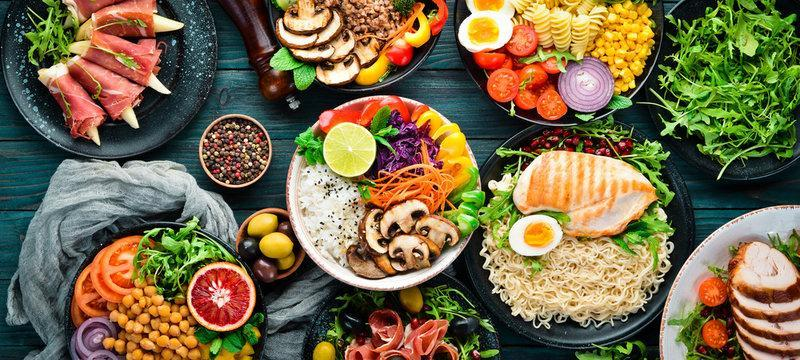
#> input picture assets/food.jpg, 800 x 360 px
$ python task1.py
#> lines starting #> are read from the running program, lines starting #| are printed output that depends on the picture; after the words box and inside, x2 and y2 are one past the last pixel; in counts of white or black regions, pixels touching at a corner belong together
import cv2
import numpy as np
import matplotlib.pyplot as plt
import os

os.makedirs("outputs", exist_ok=True)

img = cv2.imread('assets/food.jpg')
#> img is the input picture: shape (360, 800, 3); mean B, G, R 74.9, 107, 119.8
img_rgb = cv2.cvtColor(img, cv2.COLOR_BGR2RGB)

gray_avg = np.mean(img_rgb, axis=2).astype(np.uint8)
gray_weighted = (0.299 * img_rgb[:,:,0] + 0.587 * img_rgb[:,:,1] + 0.114 * img_rgb[:,:,2]).astype(np.uint8)
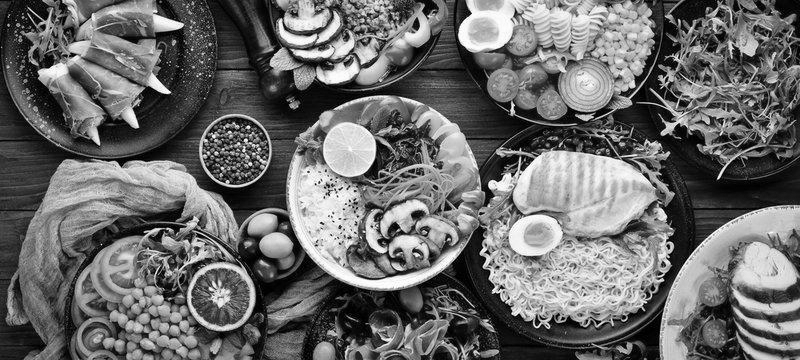
#> gray_weighted: shape (360, 800); min 0, max 255, mean 106.7
gray_cv = cv2.cvtColor(img, cv2.COLOR_BGR2GRAY)

cv2.imwrite('outputs/gray_average.jpg', gray_avg)
cv2.imwrite('outputs/gray_weighted.jpg', gray_weighted)
cv2.imwrite('outputs/gray_cv.jpg', gray_cv)

plt.figure(figsize=(12,6))
plt.subplot(1,4,1)
plt.title("Original")
plt.imshow(img_rgb)
plt.axis('off')
plt.subplot(1,4,2)
plt.title("Gray - Avg")
plt.imshow(gray_avg, cmap='gray')
plt.axis('off')
plt.subplot(1,4,3)
plt.title("Gray - Weighted")
plt.imshow(gray_weighted, cmap='gray')
plt.axis('off')
plt.subplot(1,4,4)
plt.title("Gray - cv2")
plt.imshow(gray_cv, cmap='gray')
plt.axis('off')

plt.tight_layout()
plt.savefig("outputs/gray_comparison.png")
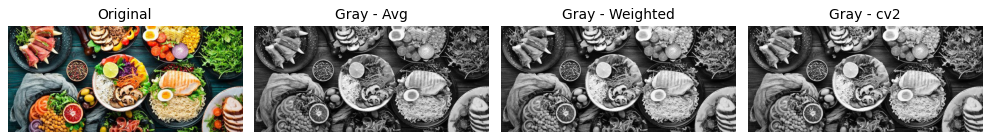
#> figure drawn by matplotlib, 4 panels
plt.show()

# ----------------------------------------------------------------------
# Subtask 2: Grayscale to Black & White (Binary Image)
# ----------------------------------------------------------------------

# Manual Thresholding
threshold_value = 128
bw_manual = (gray_cv > threshold_value).astype(np.uint8) * 255
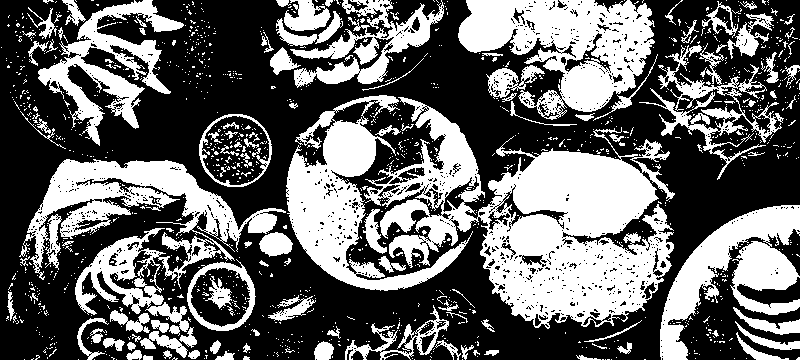
#> bw_manual: shape (360, 800); 40% white; 1325 white regions (1204 under 20 px), largest, box (x1, y1, x2, y2) and area: (364, 97, 675, 329) 31488, (19, 159, 286, 315) 14051, (458, 0, 655, 120) 12933

# Built-in using OpenCV
_, bw_cv = cv2.threshold(gray_cv, threshold_value, 255, cv2.THRESH_BINARY)

# Alternative: Adaptive Threshold
bw_adaptive = cv2.adaptiveThreshold(
    gray_cv, 255, cv2.ADAPTIVE_THRESH_MEAN_C, cv2.THRESH_BINARY, 15, 3
)
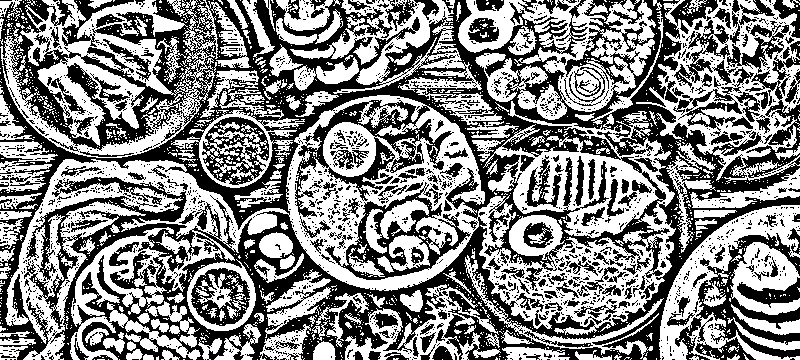
#> bw_adaptive: shape (360, 800); 52.3% white; 1968 black regions (1744 under 20 px), largest, box (x1, y1, x2, y2) and area: (0, 0, 800, 360) 96372, (675, 233, 800, 360) 4233, (325, 182, 471, 280) 3540

_, bw_otsu = cv2.threshold(gray_cv, 0, 255, cv2.THRESH_BINARY + cv2.THRESH_OTSU)
#> bw_otsu: shape (360, 800); 45.7% white; 1184 white regions (1078 under 20 px), largest, box (x1, y1, x2, y2) and area: (6, 95, 675, 360) 66687, (458, 0, 659, 121) 15586, (659, 205, 800, 360) 9776
cv2.imwrite('outputs/bw_otsu.jpg', bw_otsu)


# Save all binary images
cv2.imwrite('outputs/bw_manual.jpg', bw_manual)
cv2.imwrite('outputs/bw_cv.jpg', bw_cv)
cv2.imwrite('outputs/bw_adaptive.jpg', bw_adaptive)

# Display all
plt.figure(figsize=(15,6))

plt.subplot(1,5,1)
plt.title("Grayscale")
plt.imshow(gray_cv, cmap='gray')
plt.axis('off')

plt.subplot(1,5,2)
plt.title("Manual (128)")
plt.imshow(bw_manual, cmap='gray')
plt.axis('off')

plt.subplot(1,5,3)
plt.title("cv2.threshold (128)")
plt.imshow(bw_cv, cmap='gray')
plt.axis('off')

plt.subplot(1,5,4)
plt.title("Adaptive (Gaussian)")
plt.imshow(bw_adaptive, cmap='gray')
plt.axis('off')

plt.subplot(1,5,5)
plt.title("Otsu")
plt.imshow(bw_otsu, cmap='gray')
plt.axis('off')

plt.tight_layout()
plt.savefig('outputs/bw_all_comparison.png')
plt.show()

# ----------------------------------------------------------------------
# Subtask 3: Show One Plane at a Time (Others Set to Zero)
# ----------------------------------------------------------------------

r_plane_only = np.zeros_like(img_rgb)
r_plane_only[:, :, 0] = img_rgb[:, :, 0]
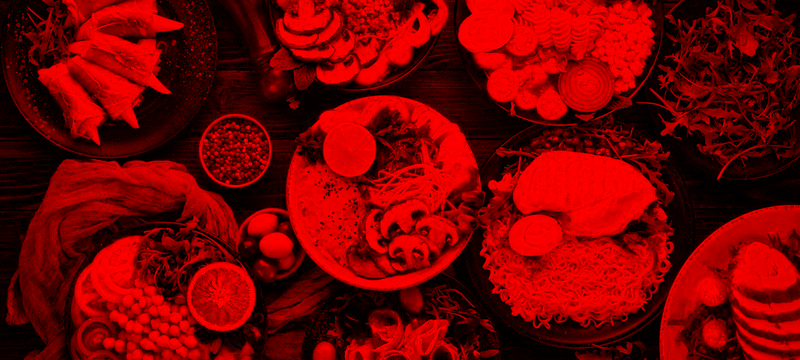
#> r_plane_only: shape (360, 800, 3); mean R, G, B 119.8, 0, 0

g_plane_only = np.zeros_like(img_rgb)
g_plane_only[:, :, 1] = img_rgb[:, :, 1]
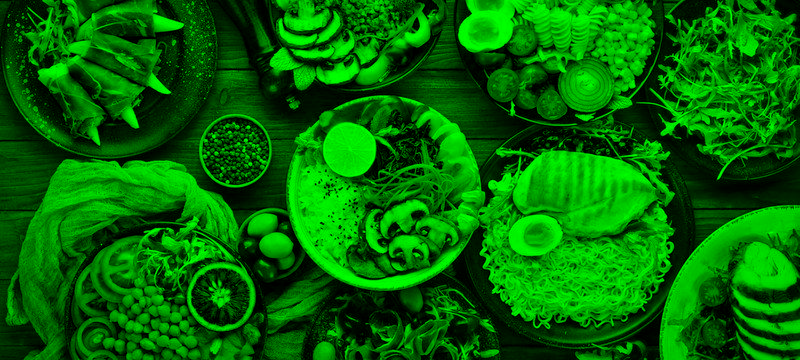
#> g_plane_only: shape (360, 800, 3); mean R, G, B 0, 107, 0

b_plane_only = np.zeros_like(img_rgb)
b_plane_only[:, :, 2] = img_rgb[:, :, 2]
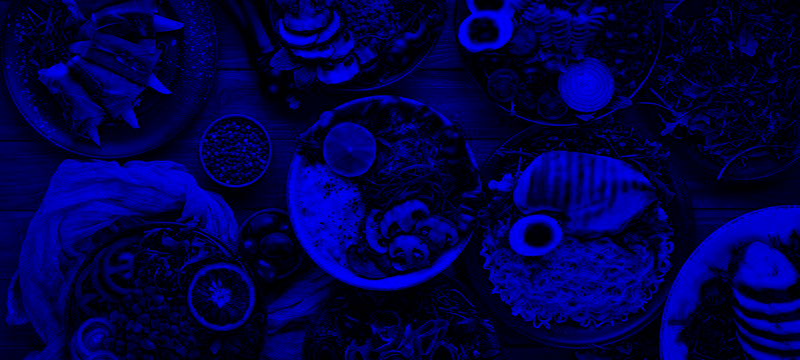
#> b_plane_only: shape (360, 800, 3); mean R, G, B 0, 0, 74.9

# Save each plane image
cv2.imwrite('outputs/red_only.jpg', cv2.cvtColor(r_plane_only, cv2.COLOR_RGB2BGR))
cv2.imwrite('outputs/green_only.jpg', cv2.cvtColor(g_plane_only, cv2.COLOR_RGB2BGR))
cv2.imwrite('outputs/blue_only.jpg', cv2.cvtColor(b_plane_only, cv2.COLOR_RGB2BGR))

plt.figure(figsize=(12, 4))

plt.subplot(1, 3, 1)
plt.title("Red Plane")
plt.imshow(r_plane_only)
plt.axis('off')

plt.subplot(1, 3, 2)
plt.title("Green Plane")
plt.imshow(g_plane_only)
plt.axis('off')

plt.subplot(1, 3, 3)
plt.title("Blue Plane")
plt.imshow(b_plane_only)
plt.axis('off')

plt.tight_layout()
plt.savefig("outputs/planes_comparison.png")
plt.show()

$ run again, with assets/apple.png saved as assets/food.jpg
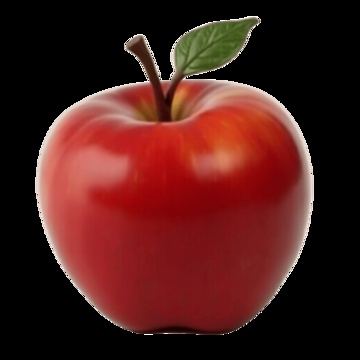
#> input picture assets/apple.png, 360 x 360 px
#> img is the input picture: shape (360, 360, 3); mean B, G, R 25.9, 29.2, 75.5
#> `bw_manual = (gray_cv > threshold_value).astype(np.uint8) * 255`:
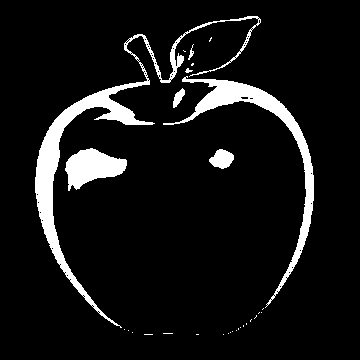
#> bw_manual: shape (360, 360); 8.2% white; 30 white regions (23 under 20 px), largest, box (x1, y1, x2, y2) and area: (35, 16, 261, 328) 5066, (163, 76, 314, 308) 3369, (65, 148, 127, 191) 1572
#> bw_adaptive: shape (360, 360); 82.2% white; 178 black regions (154 under 20 px), largest, box (x1, y1, x2, y2) and area: (28, 9, 321, 342) 9558, (99, 20, 256, 122) 3062, (236, 103, 307, 322) 2316
#> bw_otsu: shape (360, 360); 28.8% white; 16 white regions (14 under 20 px), largest, box (x1, y1, x2, y2) and area: (35, 16, 314, 333) 37272, (159, 333, 187, 334) 28
#> `b_plane_only[:, :, 2] = img_rgb[:, :, 2]`:
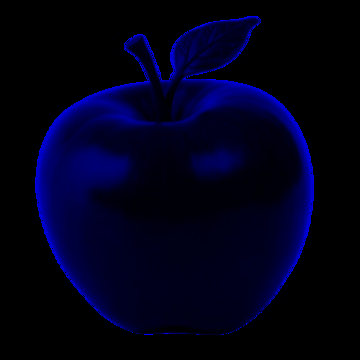
#> b_plane_only: shape (360, 360, 3); mean R, G, B 0, 0, 25.9
